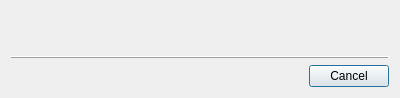
<?xml version="1.0" encoding="UTF-8"?>
<ui version="4.0">
 <class>lcQUpdateDialog</class>
 <widget class="QDialog" name="lcQUpdateDialog">
  <property name="geometry">
   <rect>
    <x>0</x>
    <y>0</y>
    <width>400</width>
    <height>98</height>
   </rect>
  </property>
  <property name="windowTitle">
   <string>LeoCAD Updates</string>
  </property>
  <layout class="QVBoxLayout" name="verticalLayout">
   <item>
    <widget class="QLabel" name="status">
     <property name="text">
      <string/>
     </property>
     <property name="textFormat">
      <enum>Qt::RichText</enum>
     </property>
     <property name="openExternalLinks">
      <bool>true</bool>
     </property>
    </widget>
   </item>
   <item>
    <widget class="QFrame" name="frame">
     <property name="frameShape">
      <enum>QFrame::HLine</enum>
     </property>
     <property name="frameShadow">
      <enum>QFrame::Raised</enum>
     </property>
    </widget>
   </item>
   <item>
    <widget class="QDialogButtonBox" name="buttonBox">
     <property name="orientation">
      <enum>Qt::Horizontal</enum>
     </property>
     <property name="standardButtons">
      <set>QDialogButtonBox::Cancel</set>
     </property>
    </widget>
   </item>
  </layout>
 </widget>
 <resources/>
 <connections>
  <connection>
   <sender>buttonBox</sender>
   <signal>accepted()</signal>
   <receiver>lcQUpdateDialog</receiver>
   <slot>accept()</slot>
   <hints>
    <hint type="sourcelabel">
     <x>248</x>
     <y>254</y>
    </hint>
    <hint type="destinationlabel">
     <x>157</x>
     <y>274</y>
    </hint>
   </hints>
  </connection>
  <connection>
   <sender>buttonBox</sender>
   <signal>rejected()</signal>
   <receiver>lcQUpdateDialog</receiver>
   <slot>reject()</slot>
   <hints>
    <hint type="sourcelabel">
     <x>316</x>
     <y>260</y>
    </hint>
    <hint type="destinationlabel">
     <x>286</x>
     <y>274</y>
    </hint>
   </hints>
  </connection>
 </connections>
</ui>
